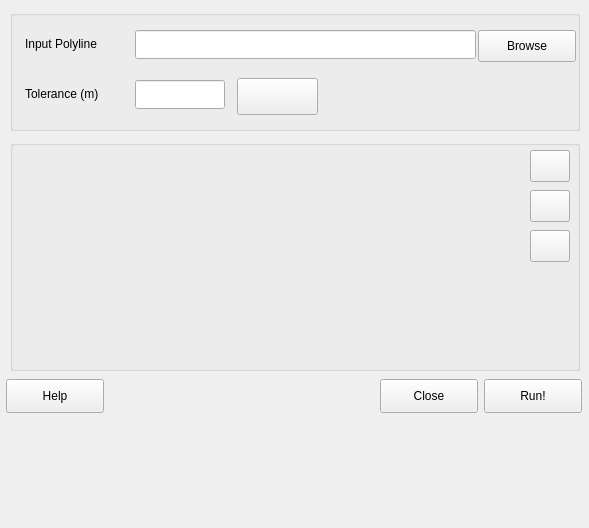
<?xml version="1.0" encoding="UTF-8"?>
<ui version="4.0">
 <class>simplifyLineDialog</class>
 <widget class="QDialog" name="simplifyLineDialog">
  <property name="geometry">
   <rect>
    <x>0</x>
    <y>0</y>
    <width>589</width>
    <height>528</height>
   </rect>
  </property>
  <property name="windowTitle">
   <string>Simplify Line</string>
  </property>
  <widget class="Q3ButtonGroup" name="polygonToPolyLineGroup">
   <property name="geometry">
    <rect>
     <x>10</x>
     <y>140</y>
     <width>570</width>
     <height>231</height>
    </rect>
   </property>
   <property name="sizePolicy">
    <sizepolicy hsizetype="Fixed" vsizetype="Preferred">
     <horstretch>0</horstretch>
     <verstretch>0</verstretch>
    </sizepolicy>
   </property>
   <property name="title">
    <string/>
   </property>
   <widget class="Q3Table" name="inputOutputTable" native="true">
    <property name="geometry">
     <rect>
      <x>10</x>
      <y>10</y>
      <width>501</width>
      <height>200</height>
     </rect>
    </property>
    <property name="lineWidth" stdset="0">
     <number>2</number>
    </property>
    <property name="midLineWidth" stdset="0">
     <number>0</number>
    </property>
    <property name="margin" stdset="0">
     <number>0</number>
    </property>
    <property name="dragAutoScroll" stdset="0">
     <bool>false</bool>
    </property>
    <property name="numRows" stdset="0">
     <number>0</number>
    </property>
    <property name="numCols" stdset="0">
     <number>3</number>
    </property>
    <property name="showGrid" stdset="0">
     <bool>true</bool>
    </property>
    <property name="rowMovingEnabled" stdset="0">
     <bool>false</bool>
    </property>
    <property name="columnMovingEnabled" stdset="0">
     <bool>false</bool>
    </property>
   </widget>
   <widget class="QPushButton" name="removeFileButton">
    <property name="geometry">
     <rect>
      <x>520</x>
      <y>10</y>
      <width>40</width>
      <height>32</height>
     </rect>
    </property>
    <property name="toolTip">
     <string>removeFile</string>
    </property>
    <property name="text">
     <string/>
    </property>
    <property name="icon">
     <iconset resource="../PolygonToPolyLine/polygontopolylinedialog.qrc">
      <normaloff>:/icons/Minus32.png</normaloff>:/icons/Minus32.png</iconset>
    </property>
    <property name="autoDefault">
     <bool>false</bool>
    </property>
   </widget>
   <widget class="QPushButton" name="removeAllButton">
    <property name="geometry">
     <rect>
      <x>520</x>
      <y>90</y>
      <width>40</width>
      <height>32</height>
     </rect>
    </property>
    <property name="toolTip">
     <string>remove All Files</string>
    </property>
    <property name="text">
     <string/>
    </property>
    <property name="icon">
     <iconset resource="../PolygonToPolyLine/polygontopolylinedialog.qrc">
      <normaloff>:/icons/Delete32.png</normaloff>:/icons/Delete32.png</iconset>
    </property>
    <property name="autoDefault">
     <bool>false</bool>
    </property>
   </widget>
   <widget class="QPushButton" name="editToleranceButton">
    <property name="geometry">
     <rect>
      <x>520</x>
      <y>50</y>
      <width>40</width>
      <height>32</height>
     </rect>
    </property>
    <property name="toolTip">
     <string>Edit Tolerance</string>
    </property>
    <property name="text">
     <string/>
    </property>
    <property name="icon">
     <iconset resource="../PolygonToPolyLine/polygontopolylinedialog.qrc">
      <normaloff>:/icons/Properties32.png</normaloff>:/icons/Properties32.png</iconset>
    </property>
    <property name="autoDefault">
     <bool>false</bool>
    </property>
   </widget>
  </widget>
  <widget class="Q3ButtonGroup" name="buttonGroup8">
   <property name="geometry">
    <rect>
     <x>10</x>
     <y>10</y>
     <width>570</width>
     <height>121</height>
    </rect>
   </property>
   <property name="title">
    <string/>
   </property>
   <widget class="QLabel" name="InputPolyline">
    <property name="geometry">
     <rect>
      <x>15</x>
      <y>10</y>
      <width>110</width>
      <height>48</height>
     </rect>
    </property>
    <property name="text">
     <string>Input Polyline</string>
    </property>
   </widget>
   <widget class="QLabel" name="tolerance">
    <property name="geometry">
     <rect>
      <x>15</x>
      <y>60</y>
      <width>110</width>
      <height>48</height>
     </rect>
    </property>
    <property name="toolTip">
     <string>Simplification Tolerance</string>
    </property>
    <property name="text">
     <string>Tolerance (m)</string>
    </property>
   </widget>
   <widget class="QLineEdit" name="InputPolylineEdit">
    <property name="geometry">
     <rect>
      <x>125</x>
      <y>20</y>
      <width>341</width>
      <height>29</height>
     </rect>
    </property>
   </widget>
   <widget class="QLineEdit" name="toleranceEdit">
    <property name="geometry">
     <rect>
      <x>125</x>
      <y>70</y>
      <width>90</width>
      <height>29</height>
     </rect>
    </property>
   </widget>
   <widget class="QPushButton" name="addFileButton">
    <property name="geometry">
     <rect>
      <x>227</x>
      <y>68</y>
      <width>81</width>
      <height>37</height>
     </rect>
    </property>
    <property name="toolTip">
     <string>Add (Polyline, Tolerance) to Table</string>
    </property>
    <property name="text">
     <string/>
    </property>
    <property name="icon">
     <iconset resource="../PolygonToPolyLine/polygontopolylinedialog.qrc">
      <normaloff>:/icons/Plus32.png</normaloff>:/icons/Plus32.png</iconset>
    </property>
    <property name="autoDefault">
     <bool>false</bool>
    </property>
   </widget>
   <widget class="QPushButton" name="inputPolylineButton">
    <property name="geometry">
     <rect>
      <x>468</x>
      <y>20</y>
      <width>98</width>
      <height>32</height>
     </rect>
    </property>
    <property name="text">
     <string>Browse</string>
    </property>
    <property name="autoDefault">
     <bool>false</bool>
    </property>
   </widget>
  </widget>
  <widget class="Q3TextBrowser" name="MessageLog" native="true">
   <property name="geometry">
    <rect>
     <x>10</x>
     <y>417</y>
     <width>570</width>
     <height>101</height>
    </rect>
   </property>
  </widget>
  <widget class="QPushButton" name="okButton">
   <property name="geometry">
    <rect>
     <x>484</x>
     <y>379</y>
     <width>98</width>
     <height>34</height>
    </rect>
   </property>
   <property name="text">
    <string>Run!</string>
   </property>
   <property name="autoDefault">
    <bool>false</bool>
   </property>
  </widget>
  <widget class="QPushButton" name="cancelButton">
   <property name="geometry">
    <rect>
     <x>380</x>
     <y>379</y>
     <width>98</width>
     <height>34</height>
    </rect>
   </property>
   <property name="text">
    <string>Close</string>
   </property>
   <property name="autoDefault">
    <bool>false</bool>
   </property>
  </widget>
  <widget class="QPushButton" name="helpButton">
   <property name="geometry">
    <rect>
     <x>6</x>
     <y>379</y>
     <width>98</width>
     <height>34</height>
    </rect>
   </property>
   <property name="text">
    <string>Help</string>
   </property>
   <property name="autoDefault">
    <bool>false</bool>
   </property>
  </widget>
 </widget>
 <layoutdefault spacing="6" margin="11"/>
 <customwidgets>
  <customwidget>
   <class>Q3TextBrowser</class>
   <extends>QWidget</extends>
   <header>q3textbrowser.h</header>
   <container>1</container>
  </customwidget>
  <customwidget>
   <class>Q3GroupBox</class>
   <extends>QGroupBox</extends>
   <header>Qt3Support/Q3GroupBox</header>
   <container>1</container>
  </customwidget>
  <customwidget>
   <class>Q3ButtonGroup</class>
   <extends>Q3GroupBox</extends>
   <header>Qt3Support/Q3ButtonGroup</header>
   <container>1</container>
  </customwidget>
  <customwidget>
   <class>Q3Table</class>
   <extends></extends>
   <header>q3table.h</header>
  </customwidget>
 </customwidgets>
 <resources>
  <include location="../PolygonToPolyLine/polygontopolylinedialog.qrc"/>
 </resources>
 <connections/>
</ui>
